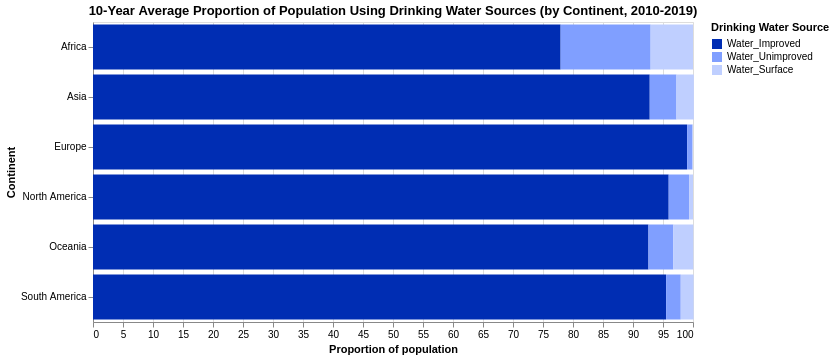

Source (Vega-Lite JSON):
### Vega-Lite specification from a JSON file in a GitHub repository (floating-point values rounded to 4 significant figures)
{"config": {"view": {"continuousWidth": 400, "continuousHeight": 300}}, "data": {"name": "data-1039074e27bbc87dc1cf777ae90a17d8"}, "mark": "bar", "encoding": {"color": {"type": "ordinal", "field": "Water", "legend": {"title": "Drinking Water Source"}, "scale": {"domain": ["Water_Improved", "Water_Unimproved", "Water_Surface"], "range": ["#002db3", "#809fff", "#bfcfff"]}}, "order": {"type": "quantitative", "aggregate": "sum", "field": "Proportion", "sort": "descending"}, "tooltip": [{"type": "nominal", "field": "Continent", "title": "Continent"}, {"type": "nominal", "field": "Water", "title": "Drinking Water Source"}, {"type": "quantitative", "field": "Proportion", "title": "Proportion of population (%)"}], "x": {"type": "quantitative", "axis": {"title": "Proportion of population"}, "field": "Proportion", "scale": {"domain": [0, 100]}}, "y": {"type": "nominal", "axis": {"title": "Continent"}, "field": "Continent"}}, "height": 300, "title": "10-Year Average Proportion of Population Using Drinking Water Sources (by Continent, 2010-2019)", "width": 600, "$schema": "https://vega.github.io/schema/vega-lite/v4.8.1.json", "datasets": {"data-1039074e27bbc87dc1cf777ae90a17d8": [{"Continent": "Africa", "Water": "Water_Improved", "Proportion": 77.94}, {"Continent": "Asia", "Water": "Water_Improved", "Proportion": 92.79}, {"Continent": "Europe", "Water": "Water_Improved", "Proportion": 99.02}, {"Continent": "North America", "Water": "Water_Improved", "Proportion": 95.95}, {"Continent": "Oceania", "Water": "Water_Improved", "Proportion": 92.58}, {"Continent": "South America", "Water": "Water_Improved", "Proportion": 95.52}, {"Continent": "Africa", "Water": "Water_Unimproved", "Proportion": 15.0}, {"Continent": "Asia", "Water": "Water_Unimproved", "Proportion": 4.46}, {"Continent": "Europe", "Water": "Water_Unimproved", "Proportion": 0.9}, {"Continent": "North America", "Water": "Water_Unimproved", "Proportion": 3.4}, {"Continent": "Oceania", "Water": "Water_Unimproved", "Proportion": 4.15}, {"Continent": "South America", "Water": "Water_Unimproved", "Proportion": 2.44}, {"Continent": "Africa", "Water": "Water_Surface", "Proportion": 7.06}, {"Continent": "Asia", "Water": "Water_Surface", "Proportion": 2.89}, {"Continent": "Europe", "Water": "Water_Surface", "Proportion": 0.08}, {"Continent": "North America", "Water": "Water_Surface", "Proportion": 0.65}, {"Continent": "Oceania", "Water": "Water_Surface", "Proportion": 3.32}, {"Continent": "South America", "Water": "Water_Surface", "Proportion": 2.14}]}}
